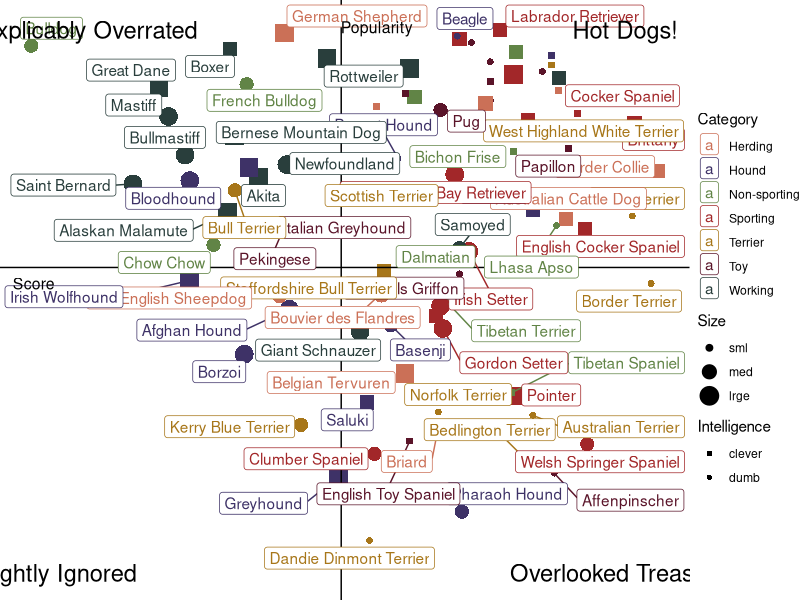

Reproduce this figure in R.
## ---- chunk 1
knitr::opts_chunk$set(echo = TRUE)
## ---- chunk 2
rm(list=ls())
library(tidyverse)
library(ggrepel)
## ---- chunk 3
topDogs <- readxl::read_xlsx('KIB - Best in Show (public).xlsx', sheet='Best in show full sheet', skip=2)
# Delete the first row
topDogs <- topDogs[-1,]
# Get relevant columns and then rename them
topDogs <- topDogs %>% select(1, "category", "datadog score", 6, "size category", "intelligence category")
colnames(topDogs) <- c("Breed", "Category", "Score", "Popularity", "Size", "Intelligence")

topDogs <- topDogs %>% filter(!is.na(topDogs$Score))

topDogs$Size = factor(topDogs$Size, levels=c("small", "medium", "large"))
levels(topDogs$Size)
levels(topDogs$Size) <- c("sml", "med", "lrge")
levels(topDogs$Size)

topDogs$Category = factor(topDogs$Category)
levels(topDogs$Category) <- c("Herding", "Hound", "Non-sporting", "Sporting", "Terrier", "Toy", "Working")

# Adjust the popularity score as numeric
topDogs <- topDogs %>% filter(!is.na(topDogs$Popularity))
topDogs$Popularity = as.numeric(topDogs$Popularity)

unique(topDogs$Intelligence)
# Eliminate dogs that are "no data" or "NA"
topDogs <- topDogs %>% filter(!is.na(Intelligence))
topDogs <- topDogs %>% filter(Intelligence != "no data")
# Change intelligence to dumb or clever
topDogs <- topDogs %>% mutate(Intelligence = ifelse(Intelligence == "Brightest" | Intelligence == "Excellent" | Intelligence == "Average", "clever", "dumb"))
# Factor
topDogs$Intelligence = factor(topDogs$Intelligence)
levels(topDogs$Intelligence)
str(topDogs)
## ---- chunk 4
plt <- topDogs %>% ggplot(aes(x = Score, y = Popularity, shape=Intelligence, label=Breed, color=Category)) + geom_point(aes(size=Size))
# Color the points the same colors found in the original plot
cols <- c('Herding' = '#CB7057', 'Hound' = '#3E3267', 'Non-sporting' = '#618446', 'Sporting' = '#A22729', 'Terrier' = '#A77619', 'Toy' = '#5A1429', 'Working' = '#293E3C')
plt <- plt + scale_color_manual(values = cols)
plt <- plt + scale_shape_manual(values=c(15,16))
# plt <- plt + scale_fill_manual(values = cols)
plt <- plt + theme_void()
# Reverse the Popularity axis order
plt <- plt + scale_y_reverse()
# Line Segments
plt <- plt + geom_hline(yintercept=75) + geom_vline(xintercept=2.3)
# Data point labels.  The overlap is ridiculous
plt <- plt + geom_label_repel()
# Labels
plt <- plt + annotate(geom="text", x = 1, y = 80, label="Score", size = 4)
plt <- plt + annotate(geom="text", x = 2.45, y = 0.25, label="Popularity", size=4)
# 4 Corners
plt <- plt + annotate(geom="text", x = 1.2, y = 1, label="Inexplicably Overrated", size=6)
plt <- plt + annotate(geom="text", x = 3.5, y = 1, label="Hot Dogs!", size=6)
plt <- plt + annotate(geom="text", x = 1, y = 170, label="The Rightly Ignored", size=6)
plt <- plt + annotate(geom="text", x = 3.5, y = 170, label="Overlooked Treasures", size=6)
plt
